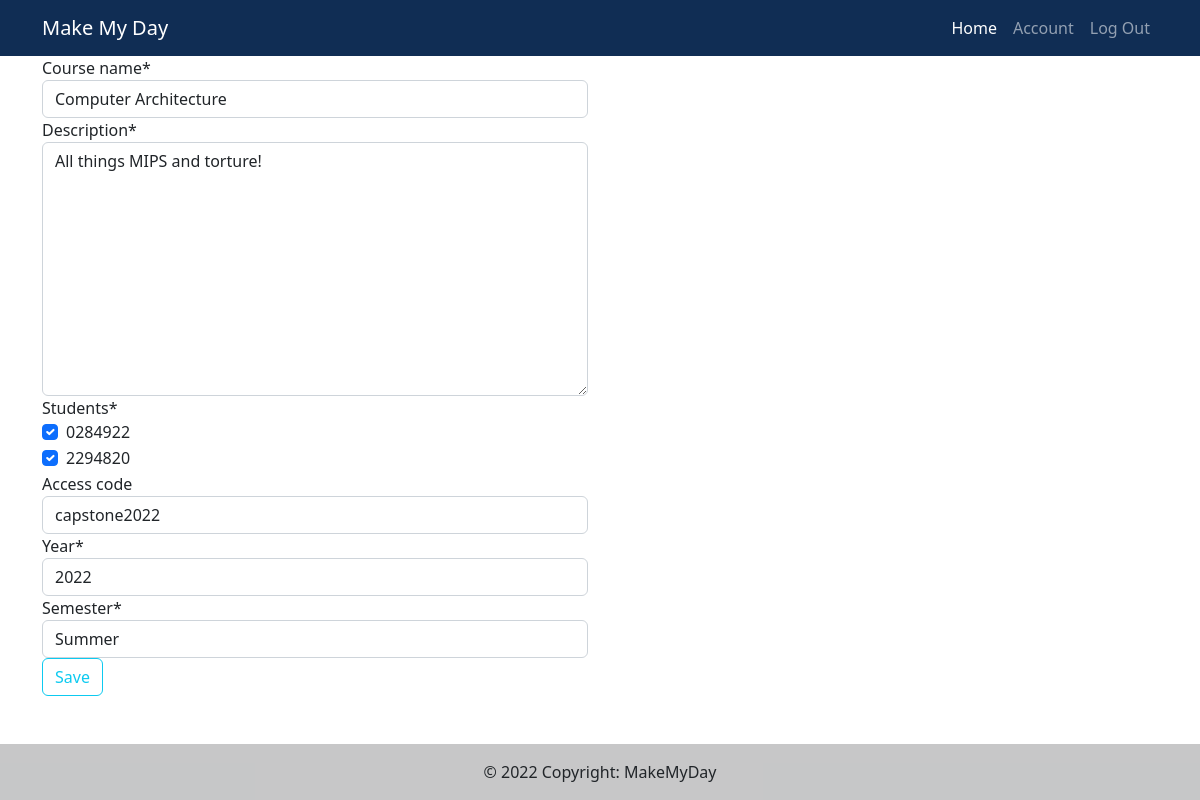
The page /course/edit/4/ (signed in) on the database as committed earlier.
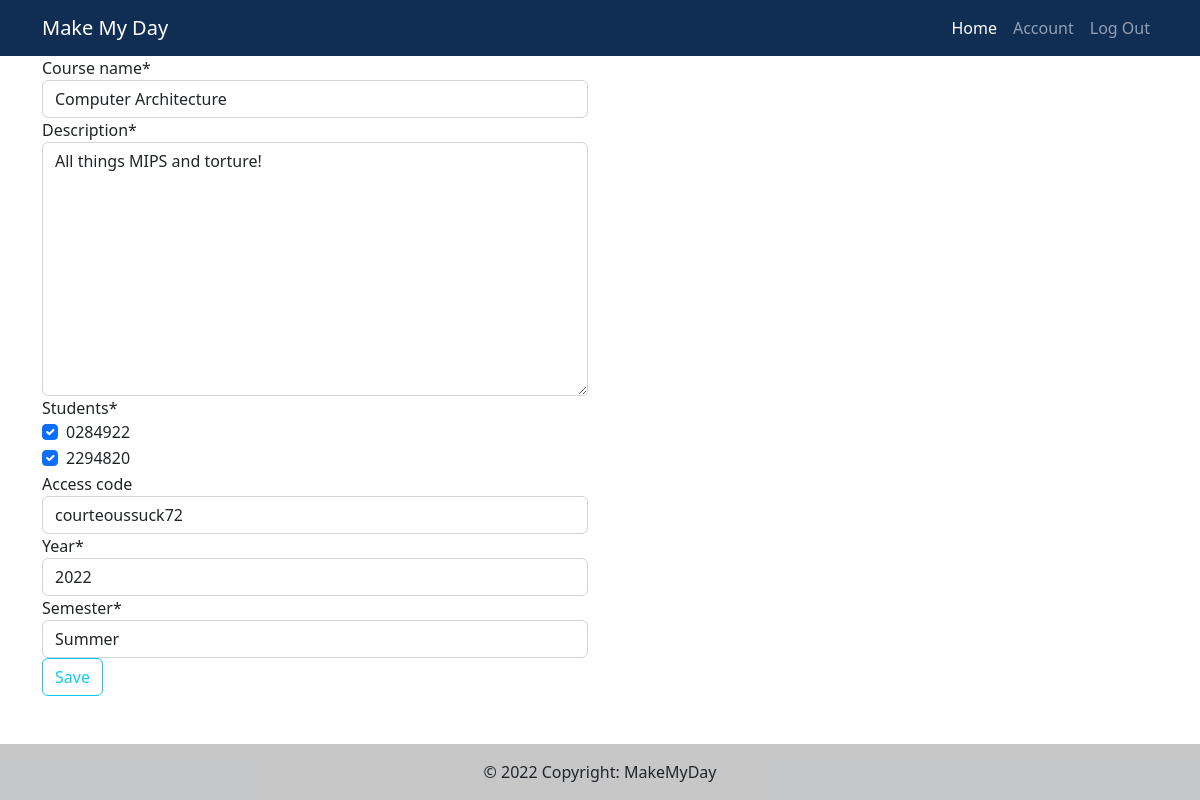
The same page on the database as committed later.
### main/models.py (models this page shows, shortened)
class Course(models.Model):
    instructors = models.ManyToManyField(Instructor, related_name="instructors")
    students = models.ManyToManyField(Student, related_name="students")
    course_id = models.BigAutoField(primary_key=True, db_column="course_id")
    course_name = models.CharField(max_length=255)
    description = models.TextField(default="")
    access_code = models.CharField(max_length=100, default="", blank=True)
    year = models.PositiveIntegerField(default=timezone.now().year, validators=[MinValueValidator(1900), max_value_current_year])
    SPRING = "SPRING"
    SUMMER = "SUMMER" # this means once every two days
    FALL = "FALL"
    CHOICES = (
        (SPRING, "Spring"),
        (SUMMER, "Summer"),
        (FALL, "Fall"),
    )
    semester = models.CharField(choices = CHOICES, default=SUMMER, max_length=120)

### course/views.py (the view)
# urls.py: path('edit/<int:pk>/', courseViews.CourseEdit.as_view(), name='course_edit'),
class CourseEdit(LoginRequiredMixin, UpdateView):
    model = Course
    form_class = CourseForm
    template_name = 'course/course_form.html'
    success_url = reverse_lazy('course_list')

### course/form.py
class CourseForm(ModelForm):
    class Meta:
        model = Course
        fields = ['course_name', 'description', 'students', 'access_code', 'year', 'semester']
    students = forms.ModelMultipleChoiceField(queryset=Student.objects.all(),widget=forms.CheckboxSelectMultiple)

### main/models.py (called while the page is built)
    def __str__(self):
        return str(self.student_id)

### course/templates/course/course_form.html
{% extends 'main/base.html' %}
{% load crispy_forms_tags %}
{% block content %}
<div class="container">
    <div class="row">
    <div class="col-md-6">
        <form method="post">{% csrf_token %}
            <div class="form-group">
                {{form|crispy}}
            </div>
            <div class="form-group">
                <button type="submit" class="btn btn-outline-info btn-block">Save</button>
            </div>
        </form>
    </div>
    </div>
</div>
{% endblock %}

Rows that differ between the two databases and show on the page:
changed Course "Computer Architecture": access_code "capstone2022" → "courteoussuck72"
